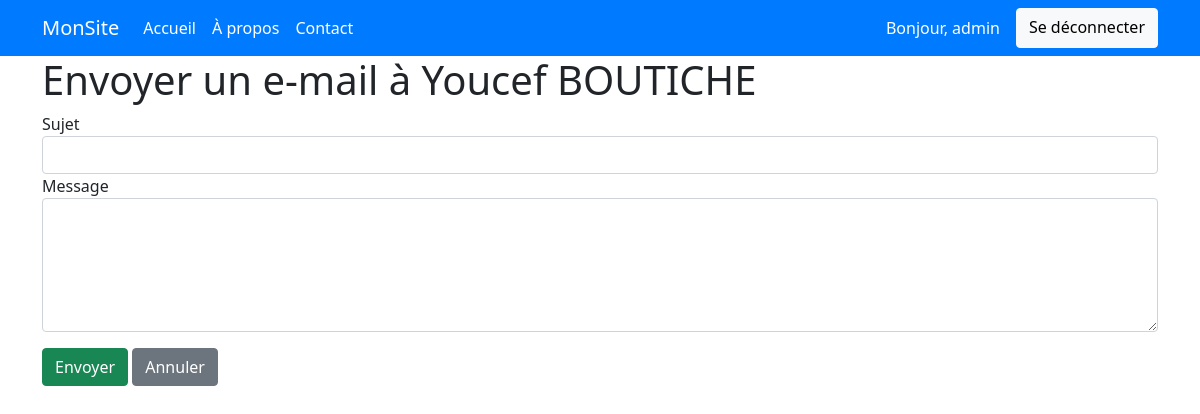
Screenshot of /send-email/4 (signed in) with the database file from the repository.
### crm_app/models.py (models this page shows, shortened)
class User(AbstractUser):
     pass

class Lead(models.Model):
    SOURCE_CHOICES = (
        ('Youtube','Youtube'),
        ('Google','Goole'),
        ('Newsletter','Newsletter'),
        ('Facebook','Facebook'),
        ('Instagram','Instagram'),
        ('TikTok','TikTok'),
    )
    first_name = models.CharField(max_length=255)
    last_name = models.CharField(max_length=255)
    phone_number = PhoneNumberField()
    email = models.EmailField(validators=[EmailValidator()])
    age = models.IntegerField(null=True, blank=True)
    phoned = models.BooleanField(default=False)
    source = models.CharField(choices=SOURCE_CHOICES,max_length=100)
    profile_picture = models.ImageField(null=True, blank=True,upload_to='leads/')
    file_field = models.FileField(null=True, blank=True,upload_to='documents/')
    agent = models.ForeignKey(Agent,on_delete=models.CASCADE)

### crm_app/views.py (the view, shortened to what this page needs)
# urls.py: path('send-email/<pk>',send_email_to_lead,name="send_email"),
@login_required
def send_email_to_lead(request,pk):
    lead= Lead.objects.get(id=pk)
    context = {
        'lead':lead,
    }
    return render(request,'send_email.html',context)

### crm_app/templates/send_email.html (shortened to what this page needs)
{% extends "base.html" %}
{% block content %}
<div class="container">
    <h1>Envoyer un e-mail à {{ lead.first_name }} {{ lead.last_name }}</h1>
    <form method="POST">
        <div class="form-group">
            <label for="subject">Sujet</label>
            <input type="text" class="form-control" id="subject" name="subject" required>
        </div>
        <div class="form-group">
            <label for="message">Message</label>
            <textarea class="form-control" id="message" name="message" rows="5" required></textarea>
        </div>
        <button type="submit" class="btn btn-success mt-3">Envoyer</button>
        <a href="{% url 'details_page' lead.id %}" class="btn btn-secondary mt-3">Annuler</a>
    </form>
</div>
{% endblock content %}

### crm_app/templates/navbar.html (shortened to what this page needs)
<nav class="navbar navbar-expand-lg navbar-dark">
    <div class="container">
        <a class="navbar-brand" href="#">MonSite</a>
        <div class="collapse navbar-collapse" id="navbarNav">
            <ul class="navbar-nav me-auto mb-2 mb-lg-0">
                <li class="nav-item">
                    <a class="nav-link active" aria-current="page" href="#">Accueil</a>
                </li>
                <li class="nav-item">
                    <a class="nav-link" href="#">À propos</a>
                </li>
                <li class="nav-item">
                    <a class="nav-link" href="#">Contact</a>
                </li>
            </ul>
            <div class="d-flex">
                {% if request.user.is_authenticated %}
                <a class="nav-link">Bonjour, {{ request.user.username }}</a>
                <a href="{% url 'logout' %}" class="btn btn-light">Se déconnecter</a>
                {% else %}
                    <a href="{% url 'login' %}" class="btn btn-custom me-2">Connexion</a>
                    <a href="{% url 'signup' %}" class="btn btn-custom me-2">S'inscrire</a>
                {% endif %}
            </div>
        </div>
    </div>
</nav>

### static/styles/style.css (style rules this page uses)
.navbar { background-color: #007bff; }
.navbar-brand, .nav-link { color: #fff !important; }

### rows the page displays
User: user.username "admin"
Lead: first_name "Youcef", last_name "BOUTICHE"
